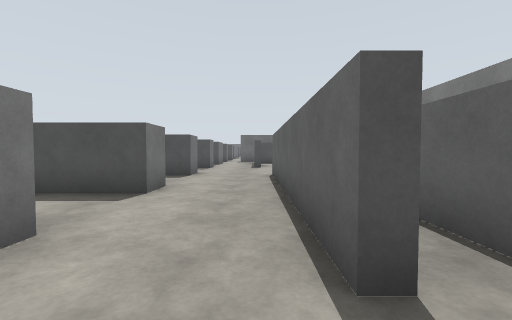
view 1 (above)

24 first-person views from a walk through a world built for the Gazebo simulator. The camera is 1.2 m above the floor, tilts 2° down and sees 90° across. The floor is counted in squares, 2 m on a side. Each view is taken from the middle of a square. On the plan, view 1 faces up. The plan holds only what a view shows up to about 9 squares ahead; the rest is blank. The place goes on beyond the plan.

view 2
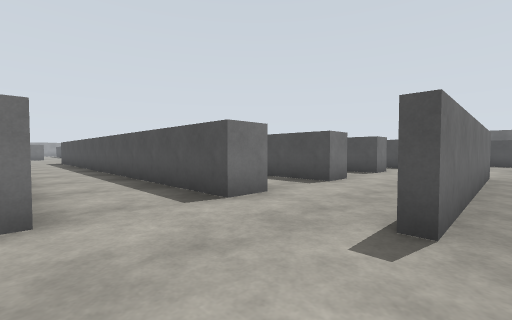

view 3
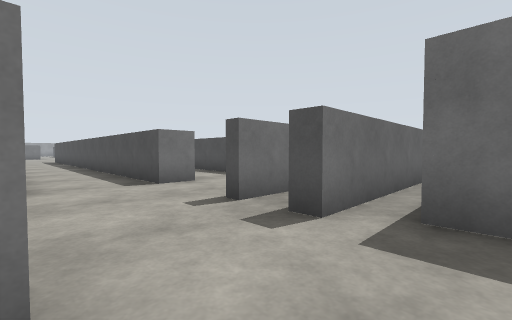

view 4
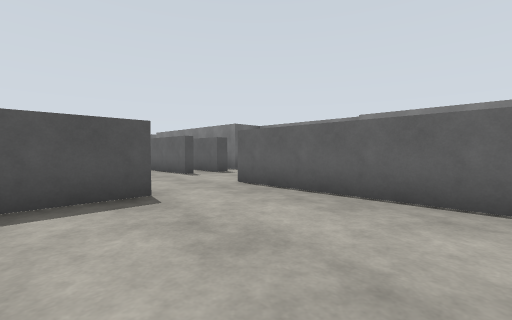

view 5
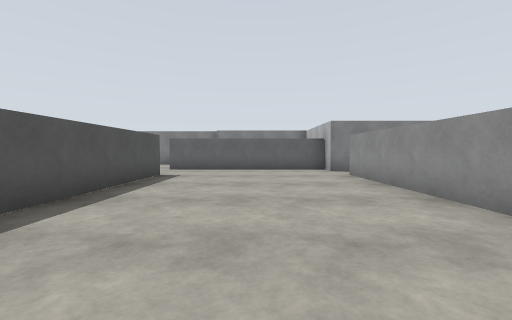

view 6
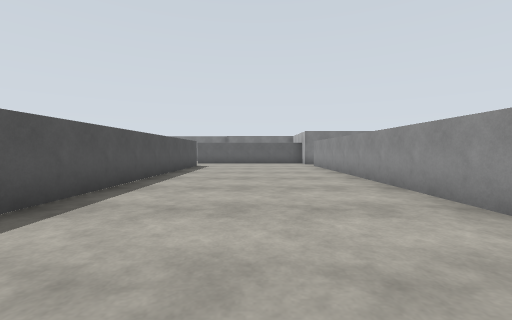

view 7
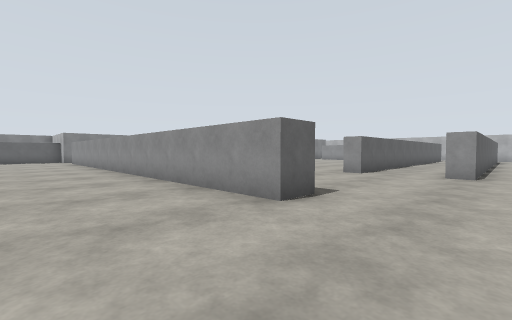

view 8
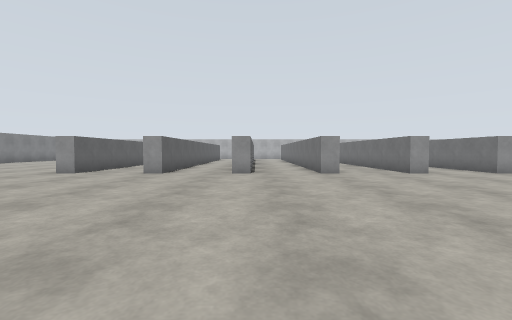

view 9
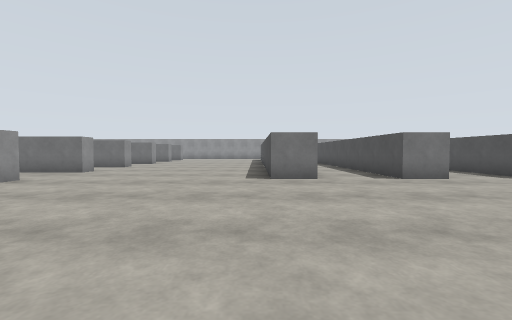

view 10
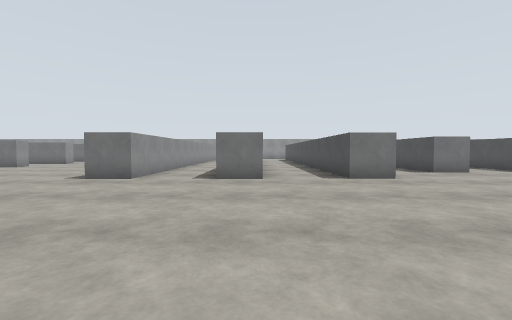

view 11
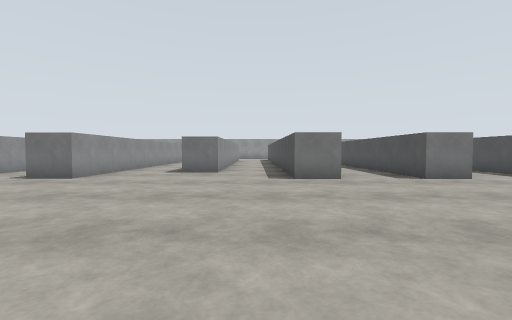

view 12
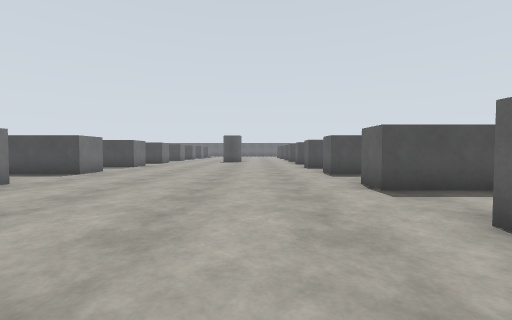

view 13
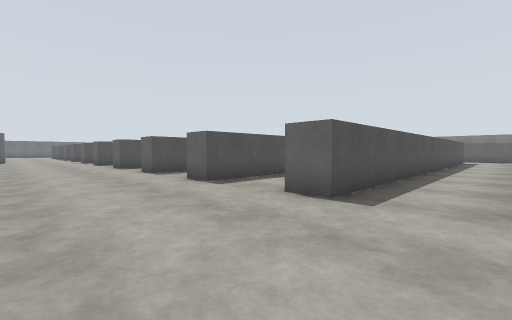

view 14
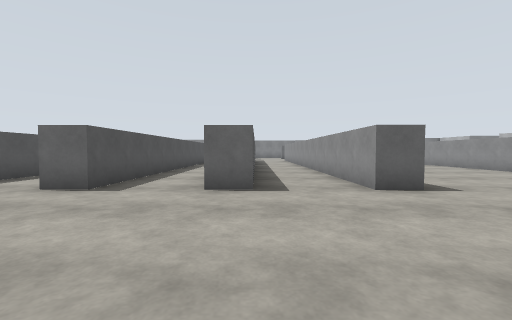

view 15
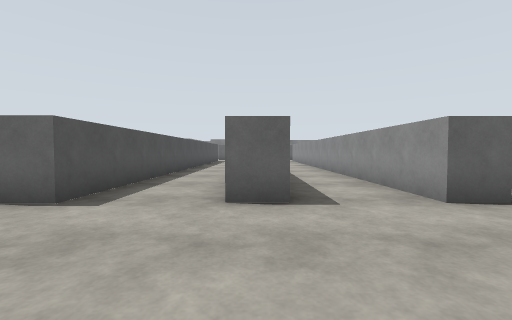

view 16
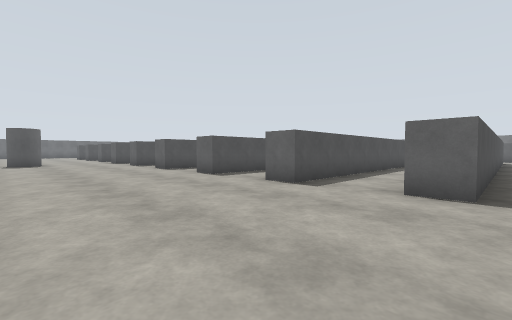

view 17
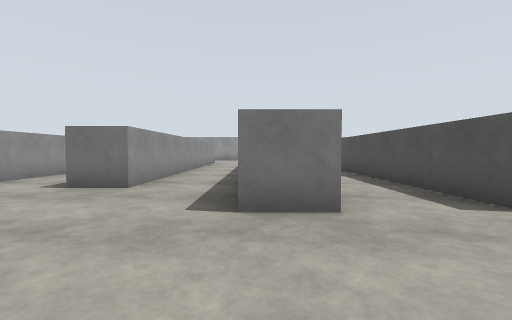

view 18
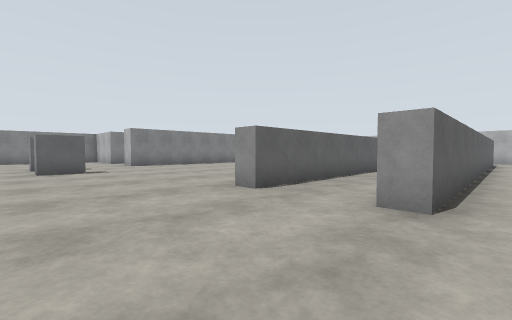

view 19
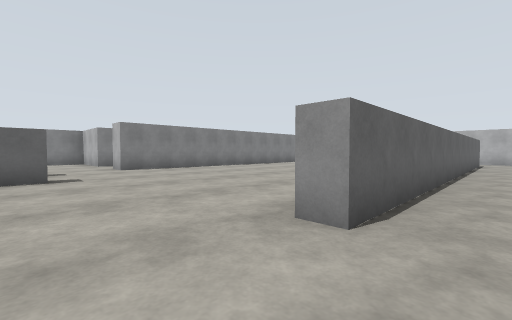

view 20
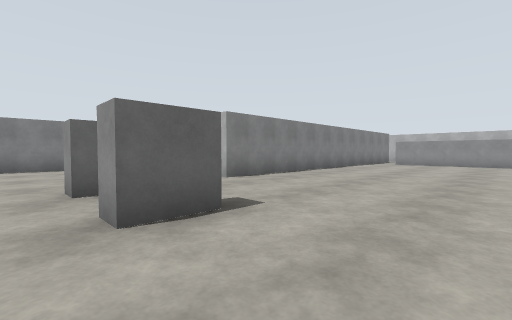

view 21
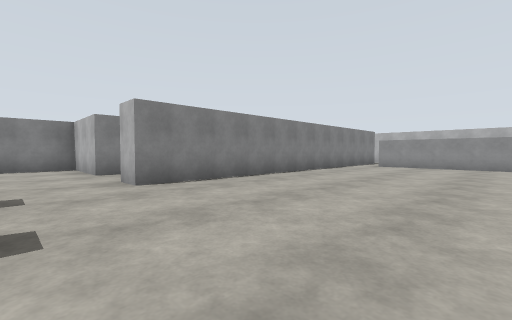

view 22
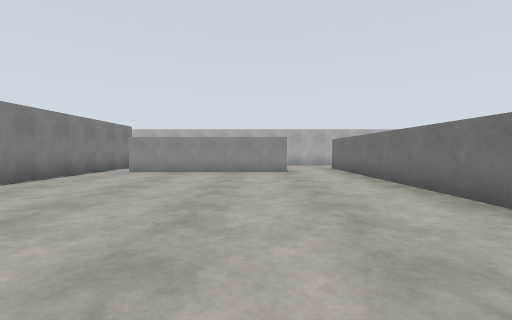

view 23
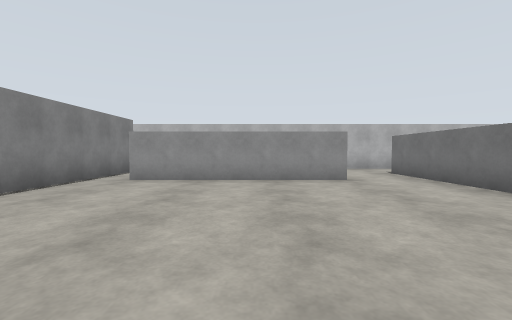

view 24
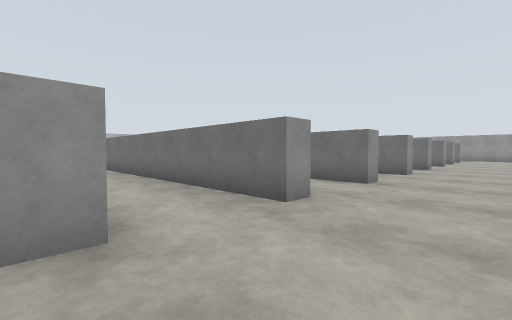

### Floor plan
Points are (right, up) in squares from view 1. A wall is a line through its corners. A room is listed if a view was taken in it or the views show most of it. See-through windows are left out.
Room 1 (views 1, 2)
walls: (1.8, 1) (1.4, 1) (1.4, 2.4)
ways out: opening at (2, 0) to room 2; opening at (-1.5, -1) to room 3; opening at (-1, 1) to room 3
Room 2 (view 3)
walls: (3.1, 1.5) (2.5, 1.5)
ways out: opening at (2, 0) to room 1
Room 3 (views 4, 5, 6, 7, 8, 9, 10, 11, 12, 13, 14, 15, 16, 17, 18, 19, 20, 21, 22, 23, 24)
walls: (-14.1, -1.6) (-14.1, -0.8) (-9.1, -0.8); (-14.1, -7.1) (-14.1, -6.4) (-1.5, -6.4); (-14.1, 1) (-14.1, 1.8) (-8, 1.8); (-17.9, -10.8) (-17.4, -10.8) (-17.4, -18); (-20.2, -10.8) (-19.7, -10.8) (-19.7, -13); (-12.6, -15.6) (-12.6, -21.9); (-1.5, -1.6) (-9.6, -1.6); (-22.6, -10.8) (-22.1, -10.8) (-22.1, -13.1); (-5.8, 6.3) (-14.1, 6.3) (-14.1, 7.1); (-1.6, 1.9) (-1.6, 1) (-11.2, 1); (-2.8, -12.3) (-2.8, -11.6) (-0.4, -11.6) (-0.4, -6.4); (0.3, -6.4) (0.3, -1.1); (-8.1, 8.9) (-14.1, 8.9) (-14.1, 9.8); (-1.6, 4.4) (-1.6, 3.6) (-14.1, 3.6) (-14.1, 4.4); (0.3, 1) (0.3, 4.6); (-12, 11.5) (-14.1, 11.5) (-14.1, 12.4); (-1.6, 7.1) (-1.6, 6.3) (-2.5, 6.3); (-15.5, -20.2) (-15.5, -10.8) (-14.9, -10.8); (-11, -20.3) (-6.4, -20.3); (-13.1, -20.9) (-13.1, -10.8) (-12.6, -10.8); (1.8, 4.6) (1.8, 1); (-1.5, 8.9) (-2, 8.9); (0.7, 6.6) (0.7, 1); (-5.4, -21.4) (-5.4, -11.6) (-4.6, -11.6); (-13.6, -23.6) (-12, -23.6)
ways out: opening at (-1.5, -1) to room 1; opening at (-1, 1) to room 1; opening at (-13, -22.5); opening at (-11.5, -21); opening at (-6, -21)
objects: grey box (-24, -5) to (-21, -5); grey box (-24, -2) to (-21, -2); grey box (-24, 0) to (-21, 1); grey box (-24, 3) to (-22, 4); grey box (-24, 6) to (-21, 6); grey box (-24, 9) to (-21, 9); grey box (-24, 12) to (-21, 12); grey box (-8, -9); grey box (-6, -9)

Positions as (right, up) in squares from view 1, and headings:
1: (0, 0), facing up
2: (1, -1), facing up-left
3: (3, -1), facing up-left
4: (-3, -5), facing up-right
5: (-8, -4), facing right
6: (-12, -4), facing right
7: (-16, -4), facing down-right
8: (-18, -4), facing down
9: (-15, -6), facing left
10: (-15, -2), facing left
11: (-15, 5), facing left
12: (-16, 5), facing up
13: (-17, 2), facing up-right
14: (-18, 1), facing right
15: (-17, 4), facing right
16: (-18, 6), facing up-right
17: (-18, 6), facing left
18: (-16, -8), facing down-right
19: (-14, -9), facing down-right
20: (-10, -8), facing down-right
21: (-10, -10), facing down-right
22: (-10, -13), facing down
23: (-9, -15), facing down
24: (-15, -9), facing down-left
